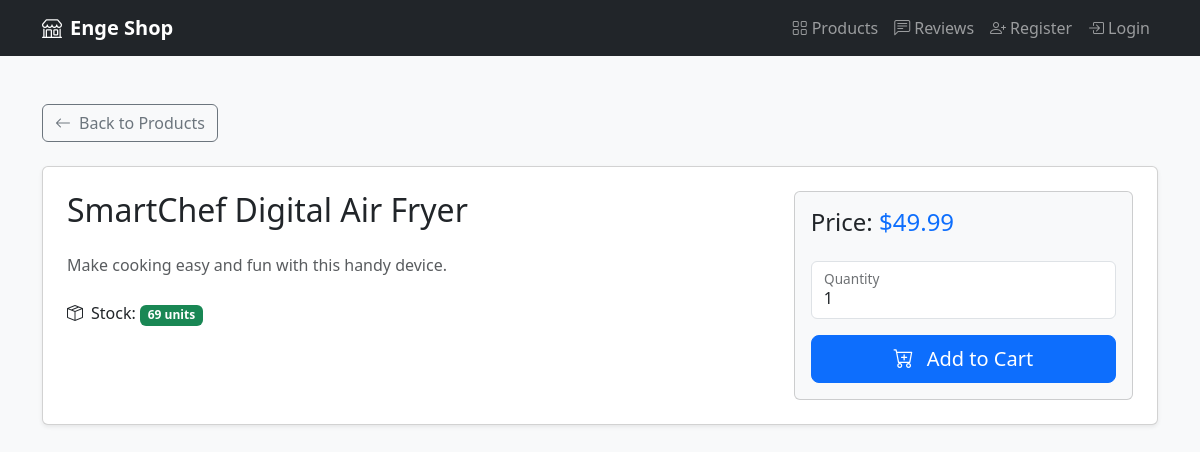
The app's page /product/index.php?product_id=3 with its own data.
### tables this page shows
CREATE TABLE `products` (
  `product_id` int(11) NOT NULL,
  `name` varchar(255) NOT NULL,
  `price` decimal(10,2) NOT NULL,
  `stock` int(11) NOT NULL,
  `category` varchar(255) DEFAULT NULL,
  `description` text DEFAULT NULL
);

### models/product.php (called while the page is built, shortened)
<?php
class Product
{
    private static $db;
    public static function init() {
        if (!self::$db) {
            try {
                self::$db = new PDO("mysql:host=localhost;dbname=webshop_db", "root", "");
                self::$db->setAttribute(PDO::ATTR_ERRMODE, PDO::ERRMODE_EXCEPTION);
            } catch(PDOException $e) {
                throw new Exception("Connection failed: " . $e->getMessage());
            }
        }
    }
    public static function getProductById($productId) {
        $stmt = self::$db->prepare("SELECT * FROM products WHERE product_id = :product_id");
        $stmt->bindParam(':product_id', $productId);
        $stmt->execute();
        return $stmt->fetch(PDO::FETCH_ASSOC);
    }
}

### product/index.php (the view, shortened to what this page needs)
<?php
include '../components/topbar.php';
require_once '../models/product.php';
$productId = (int)$_GET['product_id'];
$product = Product::getProductById($productId);
?>
<!DOCTYPE html>
<html lang="en">
<head>
    <link href="https://cdn.jsdelivr.net/npm/bootstrap@5.3.0/dist/css/bootstrap.min.css" rel="stylesheet">
    <link rel="stylesheet" href="https://cdn.jsdelivr.net/npm/bootstrap-icons@1.11.0/font/bootstrap-icons.css">
</head>
<body class="bg-light">
    <div class="container py-5">
        <div class="row mb-4">
            <div class="col">
                <a href="../products" class="btn btn-outline-secondary">
                    <i class="bi bi-arrow-left me-2"></i>Back to Products
                </a>
            </div>
        </div>
        <div class="card shadow-sm">
            <div class="card-body p-4">
                <div class="row">
                    <div class="col-lg-8">
                        <h1 class="h2 mb-4"><?php echo htmlspecialchars($product['name']); ?></h1>
                        <?php if (isset($product['description'])): ?>
                            <div class="mb-4">
                                <p class="text-muted"><?php echo nl2br(htmlspecialchars($product['description'])); ?></p>
                            </div>
                        <?php endif; ?>
                        <div class="mb-4">
                            <?php if (isset($product['stock'])): ?>
                                <p class="mb-2">
                                    <i class="bi bi-box-seam me-2"></i>Stock:
                                    <span class="badge <?php echo $product['stock'] > 0 ? 'bg-success' : 'bg-danger'; ?>">
                                        <?php echo (int)$product['stock']; ?> units
                                    </span>
                                </p>
                            <?php endif; ?>
                        </div>
                    </div>
                    <div class="col-lg-4">
                        <div class="card bg-light">
                            <div class="card-body">
                                <?php if (isset($product['price'])): ?>
                                    <h2 class="h4 mb-4">
                                        Price: <span class="text-primary">$<?php echo number_format($product['price'], 2); ?></span>
                                    </h2>
                                <?php endif; ?>
                                <form method="POST" class="d-grid gap-3">
                                    <div class="form-floating">
                                        <input type="number"
                                               class="form-control"
                                               id="quantity"
                                               name="quantity"
                                               value="1"
                                               min="1"
                                               max="<?php echo (int)$product['stock']; ?>"
                                               required
                                               <?php echo $product['stock'] <= 0 ? 'disabled' : ''; ?>>
                                        <label for="quantity">Quantity</label>
                                    </div>
                                    <button type="submit"
                                            name="add_to_cart"
                                            class="btn btn-primary btn-lg"
                                            <?php echo $product['stock'] <= 0 ? 'disabled' : ''; ?>>
                                        <i class="bi bi-cart-plus me-2"></i>
                                        <?php echo $product['stock'] <= 0 ? 'Out of Stock' : 'Add to Cart'; ?>
                                    </button>
                                </form>
                            </div>
                        </div>
                    </div>
                </div>
            </div>
        </div>
    </div>
</body>
</html>

### records on screen
products: name "SmartChef Digital Air Fryer", description "Make cooking easy and fun with this handy device.", stock "69", price "49.99", quantity "1"
